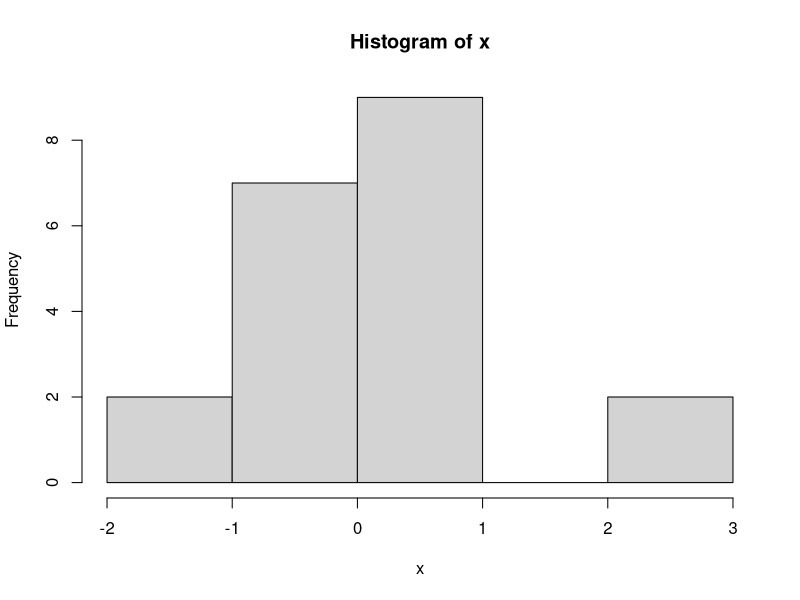
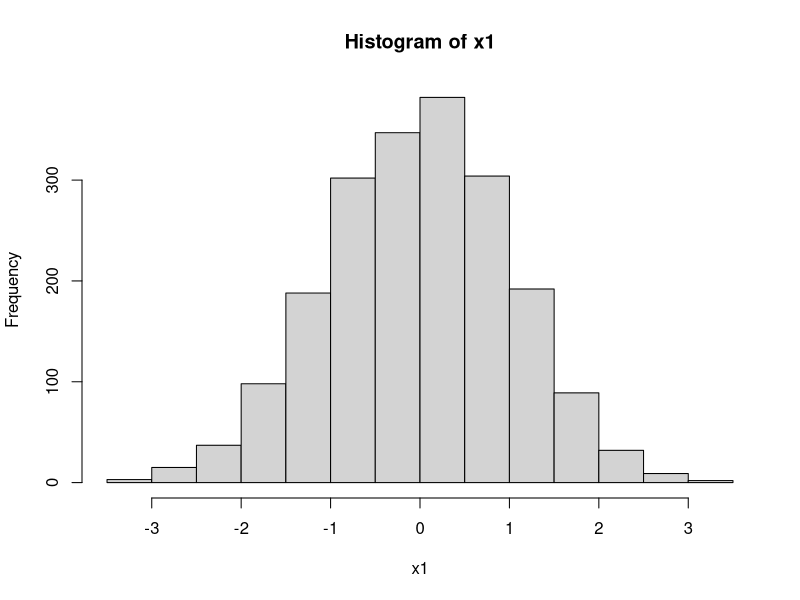
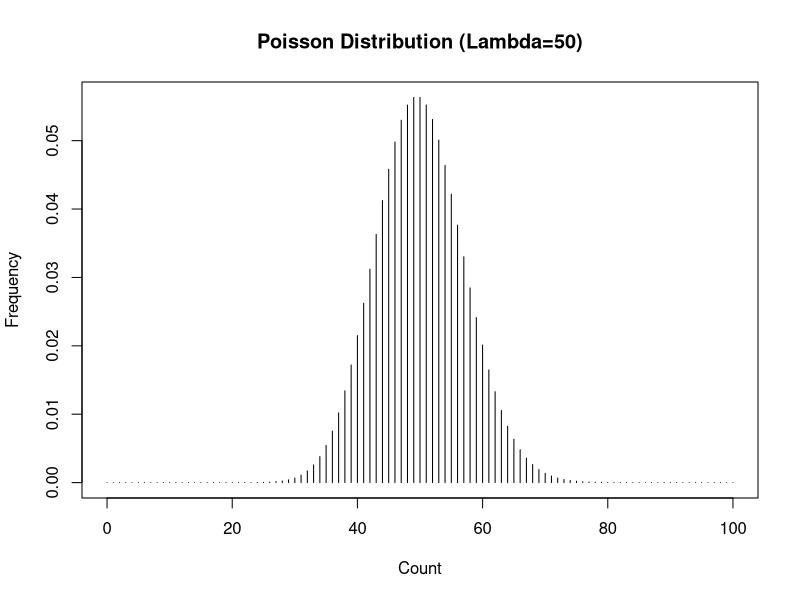
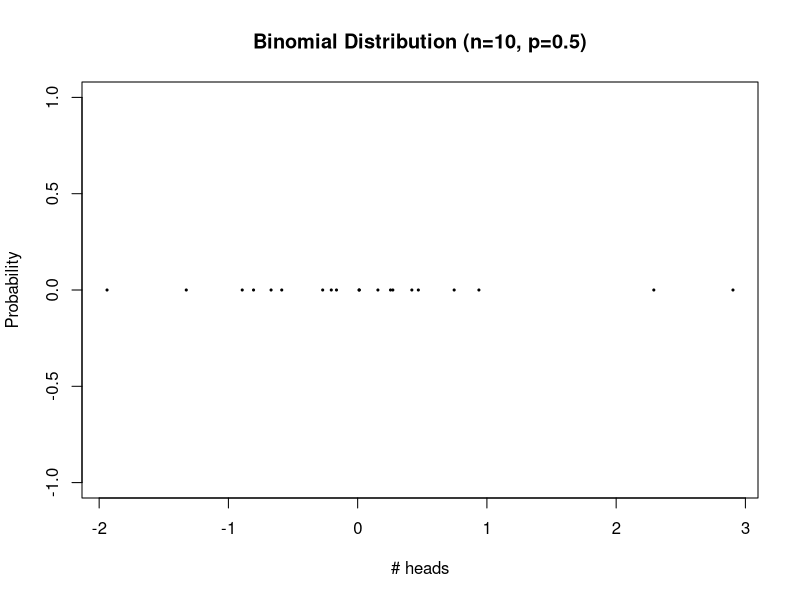
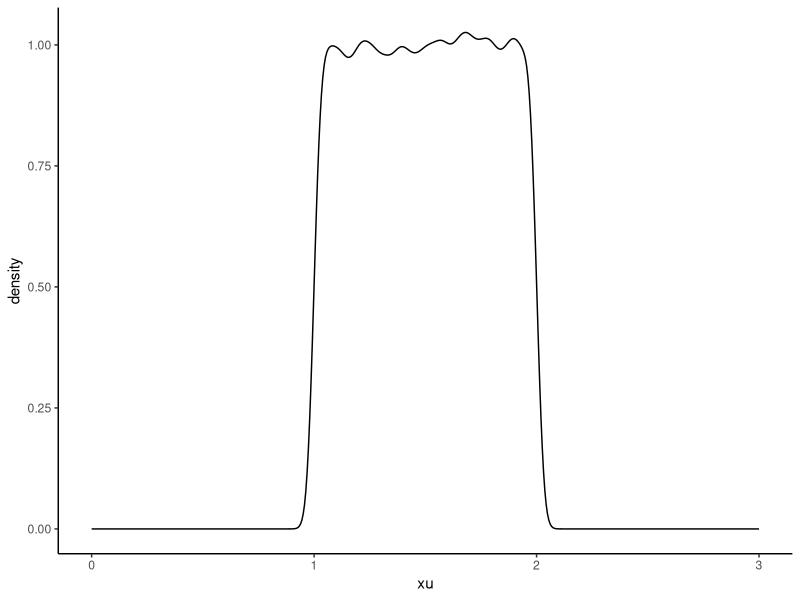
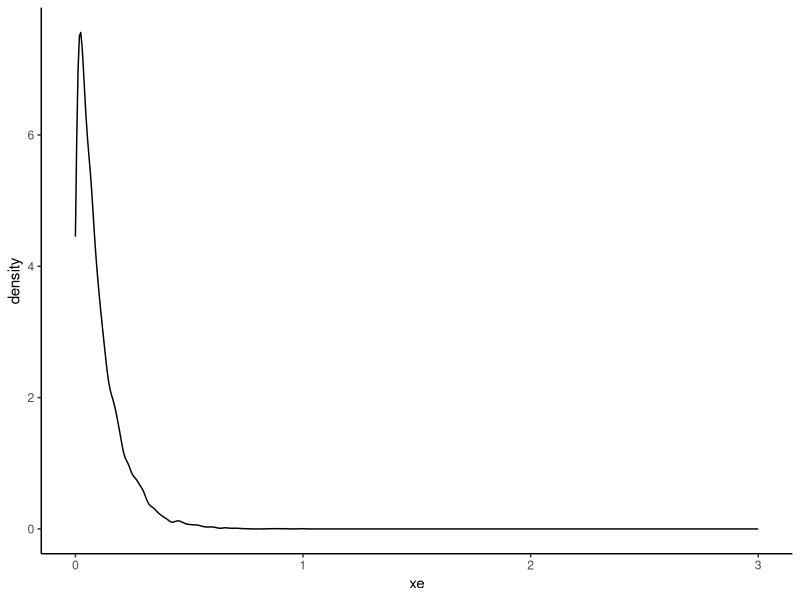
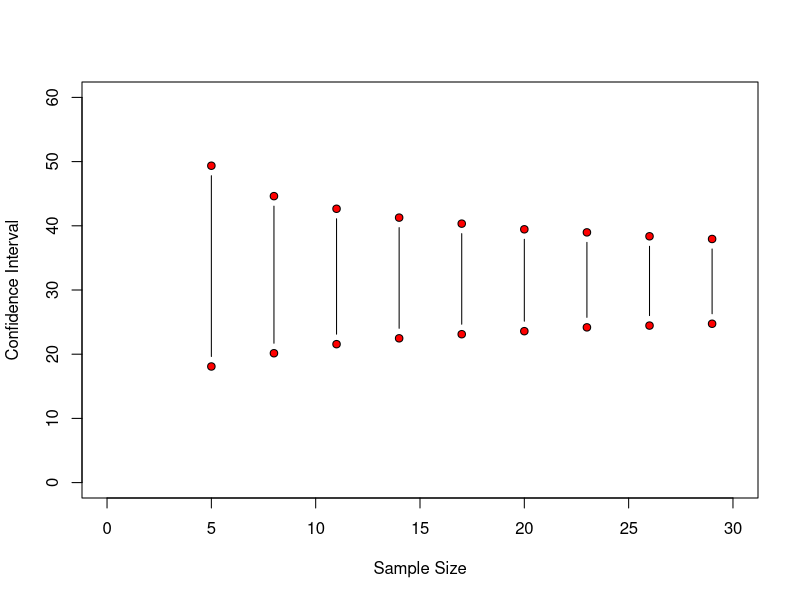

Generate these figures, in order, with R:
## ---- chunk 1
#Loading the required library
library(ggplot2)
## ---- chunk 2
dnorm(2)
## ---- chunk 3
dnorm(11,10,0.5)
## ---- chunk 4
pnorm(2)
## ---- chunk 5
qnorm(0.977)
## ---- chunk 6
x<-rnorm(20)
x1<-rnorm(2000)
## ---- chunk 7
# use this space to graph x
hist(x)
hist(x1)
## ---- chunk 8

x1=0:100
y2<-dpois(x1,lambda=50)

plot(x1,y2, type="h", main = "Poisson Distribution (Lambda=50)", ylab="Frequency", xlab="Count")
## ---- chunk 9
y<-dbinom(x, size=10, prob = 0.5)

plot(x,y,type='h',
     main='Binomial Distribution (n=10, p=0.5)',
     ylab='Probability',
     xlab ='# heads',
     lwd=3)
## ---- chunk 10
xu<-runif(100000, min=1, max=2)
xu<-as.data.frame(xu)
ggplot(xu, aes(x=xu)) + geom_density() + theme_classic() +
  labs(main="A Uniform Distribution", xlab="value", ylab="Density") + xlim(0,3)
## ---- chunk 11
#exponential distribution

xe<-rexp(10000, rate = 10)
xe<-as.data.frame(xe)

ggplot(xe, aes(x=xe)) + geom_density() + theme_classic() +
  labs(main="An Exponential Distribution", xlab="value", ylab="Density") + xlim(0,3)
## ---- chunk 12
data<-read.csv("data/skewdata.csv")
## ---- chunk 13
summary(data)
## ---- chunk 14
mean.values<-mean(data$values)
sd.values<-sd(data$values)
## ---- chunk 15
qnorm(0.975)
## ---- chunk 16
ucl<-mean.values+qnorm(0.975)*sd.values/sqrt(30)
lcl<-mean.values-qnorm(0.975)*sd.values/sqrt(30)

## ---- chunk 17
ucl
lcl
## ---- chunk 18
qt(0.975, 29)
## ---- chunk 19
uclt<-mean.values+qt(0.975,30)*sd.values/sqrt(30)
lclt<-mean.values-qt(0.975,30)*sd.values/sqrt(30)
## ---- chunk 20
uclt
lclt
## ---- chunk 21
data<-read.csv("data/skewdata.csv")

plot(c(0,30), c(0,60), type = "n", xlab = "Sample Size", ylab = "Confidence Interval")
for (k in seq(5,30,3)) {
  a<-numeric(10000)
  for (i in 1:10000){
    a[i]<-mean(sample(data$values,k,replace=T))
  }
  points(c(k,k), quantile(a,c(.025,.975)), type="b", pch=21, bg="red")
}
# from page 62 Crawley
## ---- chunk 22
riv<-c(4.01, 4.28, 4.43, 4.04, 3.74, 4.43, 3.89, 4.73, 3.68, 4.55, 4.10, 3.77)

